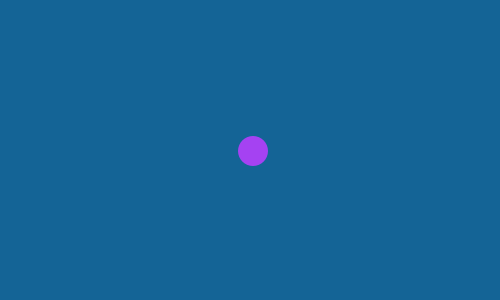
Frame 1 (no input)
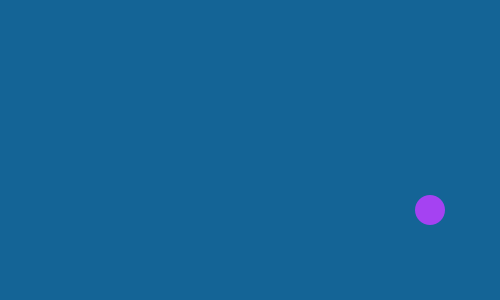
Frame 60 (the mouse pressed at the canvas centre just before this capture)
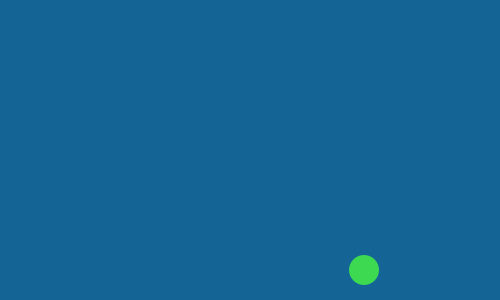
Frame 120 (the mouse held since frame 60 and released just before this capture)

The Processing sketch that drew these frames (run headless with seeded random() and noise(); from frame 60 on, the mouse is pressed at the canvas centre):

// Processing sketch: processing_33003
// ── processing_33003.pde


//definitions
float xpos, ypos;

int ballsize = 30;

float xspeed = 1;
float yspeed = 1;

int xdirection = 3;
int ydirection = 1;

void setup() {
  size(500, 300);
  noStroke();
  frameRate(70);
  xpos = width/2;
  ypos = height/2;
  //starting with a random color
  fill(random(1,255),random(1,255),random(1,255));
}



void draw() {
  background(20, 100, 150);

  //changing position of ball
  xpos += (xspeed * xdirection);
  ypos += (yspeed * ydirection);
  

  //setting boundaries
  if (xpos > width-ballsize/2 || xpos < 0 +ballsize/2) {
    xdirection *= -1;

    int r = int(random(1, 255));
    int g = int(random(1, 255));
    int b = int(random(1, 255));

    fill(r, g, b);
    //ellipse(xpos, ypos, ballsize, ballsize);
  }
  if (ypos > height-ballsize/2 || ypos < 0 +ballsize/2) {
    ydirection *= -1;

    int r = int(random(1, 255));
    int g = int(random(1, 255));
    int b = int(random(1, 255));

    fill(r, g, b);
    //ellipse(xpos, ypos, ballsize, ballsize);
  }

  //ball


  ellipse(xpos, ypos, ballsize, ballsize);
}
